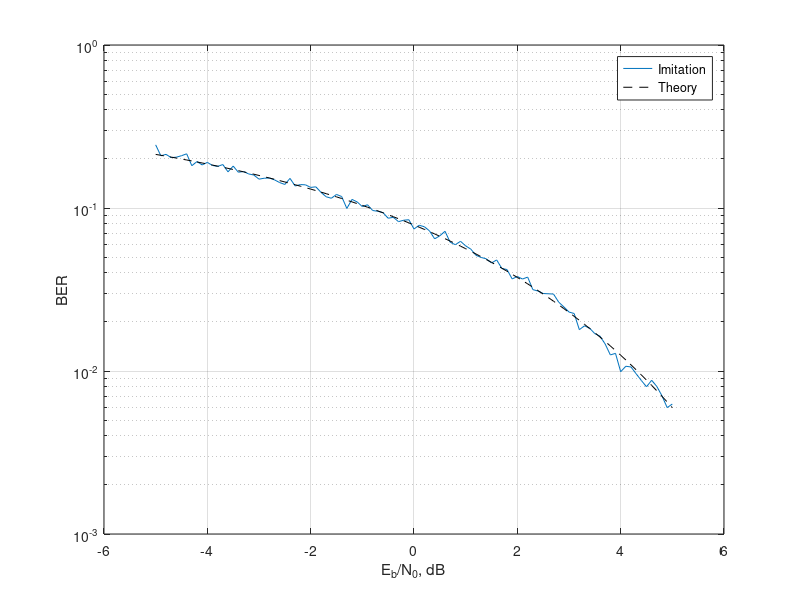

This figure's MATLAB source:
clear; clc; close all;
EbN0 = -5:0.1:5
BER=zeros(1,length(EbN0));
mnozh = 10.^(EbN0/20);
NN = 1000*(EbN0-EbN0(1)+1);
tic;
for n = 1:length(EbN0)
  sig = 2*randi([0,1])-1;
  display(sig)
 for k = 1:NN(n)
 shum = (randn(1,1)+1i*randn(1,1))/sqrt(2);
 spec = fft(mnozh(n)*sig+shum);
 phaza = angle(spec);
 as = angle(sig);
 if (abs(phaza) < pi/2)&&(abs(as) > pi/2) BER(n)=BER(n)+1; end
 if (abs(phaza) > pi/2)&&(abs(as) < pi/2) BER(n)=BER(n)+1; end
 end
end
toc;
semilogy(EbN0,(BER./NN)); grid; hold on;
semilogy(EbN0,1/2*(erfc(sqrt(10.^(EbN0/10)))),'--k'); hold off; %PSK
legend(['Imitation';'Theory']);
ylabel('BER'); xlabel('E_b/N_0, dB')
